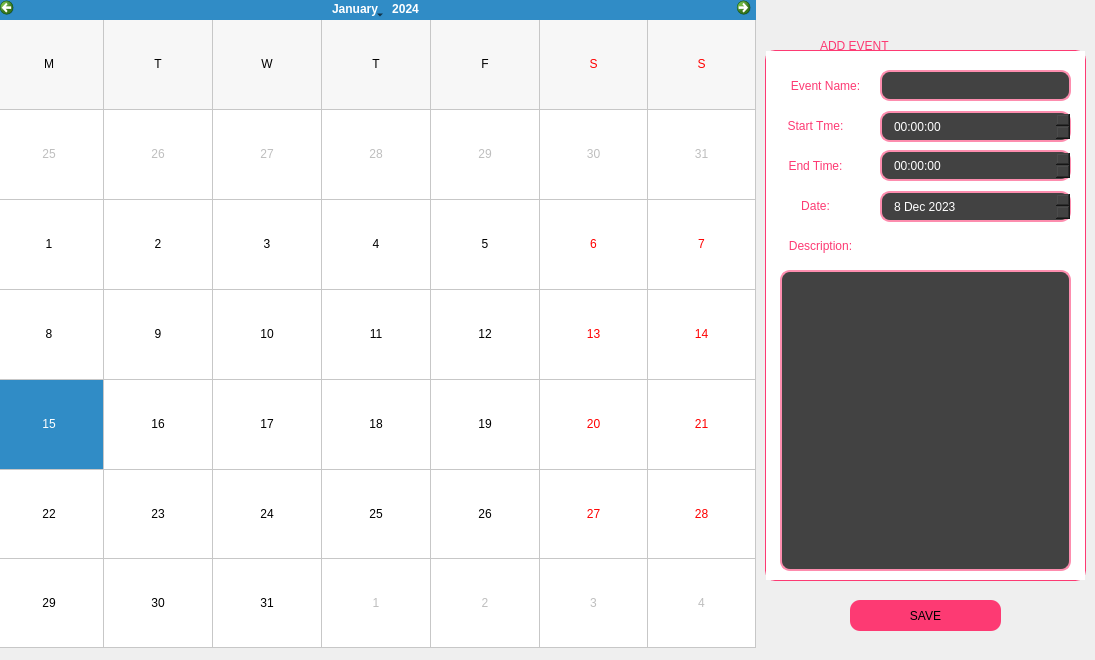
          <widget class="QWidget" name="Date_page">
           <widget class="QCalendarWidget" name="calendarWidget">
            <property name="geometry">
             <rect>
              <x>-5</x>
              <y>-3</y>
              <width>761</width>
              <height>651</height>
             </rect>
            </property>
            <property name="font">
             <font>
              <weight>50</weight>
              <bold>false</bold>
             </font>
            </property>
            <property name="styleSheet">
             <string notr="true">QHeaderView::section {
    background-color: black; 
    color: #fd3a73;
}</string>
            </property>
            <property name="firstDayOfWeek">
             <enum>Qt::Monday</enum>
            </property>
            <property name="gridVisible">
             <bool>true</bool>
            </property>
            <property name="horizontalHeaderFormat">
             <enum>QCalendarWidget::SingleLetterDayNames</enum>
            </property>
            <property name="verticalHeaderFormat">
             <enum>QCalendarWidget::NoVerticalHeader</enum>
            </property>
            <property name="navigationBarVisible">
             <bool>true</bool>
            </property>
            <property name="dateEditEnabled">
             <bool>true</bool>
            </property>
           </widget>
           <widget class="QListWidget" name="listWidget">
            <property name="geometry">
             <rect>
              <x>765</x>
              <y>50</y>
              <width>321</width>
              <height>531</height>
             </rect>
            </property>
            <property name="styleSheet">
             <string notr="true">border: 1px solid #fd3a73;
border-radius: 10px;</string>
            </property>
           </widget>
           <widget class="QLabel" name="profile_account_widget_3">
            <property name="geometry">
             <rect>
              <x>820</x>
              <y>10</y>
              <width>201</width>
              <height>71</height>
             </rect>
            </property>
            <property name="styleSheet">
             <string notr="true">color: rgb(253, 58, 115);
font: 75 22pt &quot;MS Shell Dlg 2&quot;;</string>
            </property>
            <property name="text">
             <string>ADD EVENT</string>
            </property>
           </widget>
           <widget class="QPushButton" name="Event_save_button">
            <property name="geometry">
             <rect>
              <x>850</x>
              <y>600</y>
              <width>151</width>
              <height>31</height>
             </rect>
            </property>
            <property name="styleSheet">
             <string notr="true">QPushButton{
	background-color: rgb(253, 58, 115);
	border-radius: 10px;
	font: 14pt &quot;Arial&quot;;
}
QPushButton:hover{
	background-color: rgb(253, 141, 174);
}</string>
            </property>
            <property name="text">
             <string>SAVE</string>
            </property>
           </widget>
           <widget class="QLabel" name="Event_name_label">
            <property name="geometry">
             <rect>
              <x>770</x>
              <y>70</y>
              <width>111</width>
              <height>31</height>
             </rect>
            </property>
            <property name="styleSheet">
             <string notr="true">color: rgb(253, 58, 115);
font: 75 11pt &quot;MS Shell Dlg 2&quot;;
</string>
            </property>
            <property name="text">
             <string>Event Name:</string>
            </property>
            <property name="alignment">
             <set>Qt::AlignCenter</set>
            </property>
           </widget>
           <widget class="QLabel" name="Start_time_label">
            <property name="geometry">
             <rect>
              <x>770</x>
              <y>110</y>
              <width>91</width>
              <height>31</height>
             </rect>
            </property>
            <property name="styleSheet">
             <string notr="true">color: rgb(253, 58, 115);
font: 75 11pt &quot;MS Shell Dlg 2&quot;;
</string>
            </property>
            <property name="text">
             <string>Start Tme:</string>
            </property>
            <property name="alignment">
             <set>Qt::AlignCenter</set>
            </property>
           </widget>
           <widget class="QLabel" name="End_time_label">
            <property name="geometry">
             <rect>
              <x>770</x>
              <y>150</y>
              <width>91</width>
              <height>31</height>
             </rect>
            </property>
            <property name="styleSheet">
             <string notr="true">color: rgb(253, 58, 115);
font: 75 11pt &quot;MS Shell Dlg 2&quot;;
</string>
            </property>
            <property name="text">
             <string>End Time:</string>
            </property>
            <property name="alignment">
             <set>Qt::AlignCenter</set>
            </property>
           </widget>
           <widget class="QLabel" name="Description_label">
            <property name="geometry">
             <rect>
              <x>770</x>
              <y>230</y>
              <width>101</width>
              <height>31</height>
             </rect>
            </property>
            <property name="styleSheet">
             <string notr="true">color: rgb(253, 58, 115);
font: 75 11pt &quot;MS Shell Dlg 2&quot;;
</string>
            </property>
            <property name="text">
             <string>Description:</string>
            </property>
            <property name="alignment">
             <set>Qt::AlignCenter</set>
            </property>
           </widget>
           <widget class="QLineEdit" name="event_name_line_edit">
            <property name="geometry">
             <rect>
              <x>880</x>
              <y>70</y>
              <width>191</width>
              <height>31</height>
             </rect>
            </property>
            <property name="styleSheet">
             <string notr="true">QLineEdit{
	background: #424242;
	border: 2px solid rgb(253, 141, 174);
	border-radius: 10px;
	padding-left: 10px;
	font: 11pt &quot;Arial&quot;;
	color: rgb(255, 255, 255);
}
QLineEdit:focus{
	border: 2px solid #FD3A73;
}</string>
            </property>
           </widget>
           <widget class="QTimeEdit" name="Start_time_edit">
            <property name="geometry">
             <rect>
              <x>880</x>
              <y>111</y>
              <width>191</width>
              <height>31</height>
             </rect>
            </property>
            <property name="styleSheet">
             <string notr="true">QTimeEdit{
	background: #424242;
	border: 2px solid rgb(253, 141, 174);
	border-radius: 10px;
	padding-left: 10px;
	font: 11pt &quot;Arial&quot;;
	color: rgb(255, 255, 255);
}
QTimeEdit:focus{
	border: 2px solid #FD3A73;
}</string>
            </property>
           </widget>
           <widget class="QTimeEdit" name="End_time_edit">
            <property name="geometry">
             <rect>
              <x>880</x>
              <y>150</y>
              <width>191</width>
              <height>31</height>
             </rect>
            </property>
            <property name="styleSheet">
             <string notr="true">QTimeEdit{
	background: #424242;
	border: 2px solid rgb(253, 141, 174);
	border-radius: 10px;
	padding-left: 10px;
	font: 11pt &quot;Arial&quot;;
	color: rgb(255, 255, 255);
}
QTimeEdit:focus{
	border: 2px solid #FD3A73;
}</string>
            </property>
           </widget>
           <widget class="QTextEdit" name="Description_text_edit">
            <property name="geometry">
             <rect>
              <x>780</x>
              <y>270</y>
              <width>291</width>
              <height>301</height>
             </rect>
            </property>
            <property name="styleSheet">
             <string notr="true">QTextEdit{
	background: #424242;
	border: 2px solid rgb(253, 141, 174);
	border-radius: 10px;
	padding-left: 10px;
	font: 11pt &quot;Arial&quot;;
	color: rgb(255, 255, 255);
}
QTextEdit:focus{
	border: 2px solid #FD3A73;
}</string>
            </property>
           </widget>
           <widget class="QLabel" name="Date_label">
            <property name="geometry">
             <rect>
              <x>780</x>
              <y>190</y>
              <width>71</width>
              <height>31</height>
             </rect>
            </property>
            <property name="styleSheet">
             <string notr="true">color: rgb(253, 58, 115);
font: 75 11pt &quot;MS Shell Dlg 2&quot;;
</string>
            </property>
            <property name="text">
             <string>Date:</string>
            </property>
            <property name="alignment">
             <set>Qt::AlignCenter</set>
            </property>
           </widget>
           <widget class="QDateEdit" name="event_date_edit">
            <property name="geometry">
             <rect>
              <x>880</x>
              <y>191</y>
              <width>191</width>
              <height>31</height>
             </rect>
            </property>
            <property name="styleSheet">
             <string notr="true">QDateEdit{
	background: #424242;
	border: 2px solid rgb(253, 141, 174);
	border-radius: 10px;
	padding-left: 10px;
	font: 11pt &quot;Arial&quot;;
	color: rgb(255, 255, 255);
}
QDateEdit:focus{
	border: 2px solid #FD3A73;
}
QDateEdit::up-button{
}</string>
            </property>
            <property name="dateTime">
             <datetime>
              <hour>12</hour>
              <minute>0</minute>
              <second>0</second>
              <year>2023</year>
              <month>12</month>
              <day>8</day>
             </datetime>
            </property>
            <property name="date">
             <date>
              <year>2023</year>
              <month>12</month>
              <day>8</day>
             </date>
            </property>
           </widget>
          </widget>
